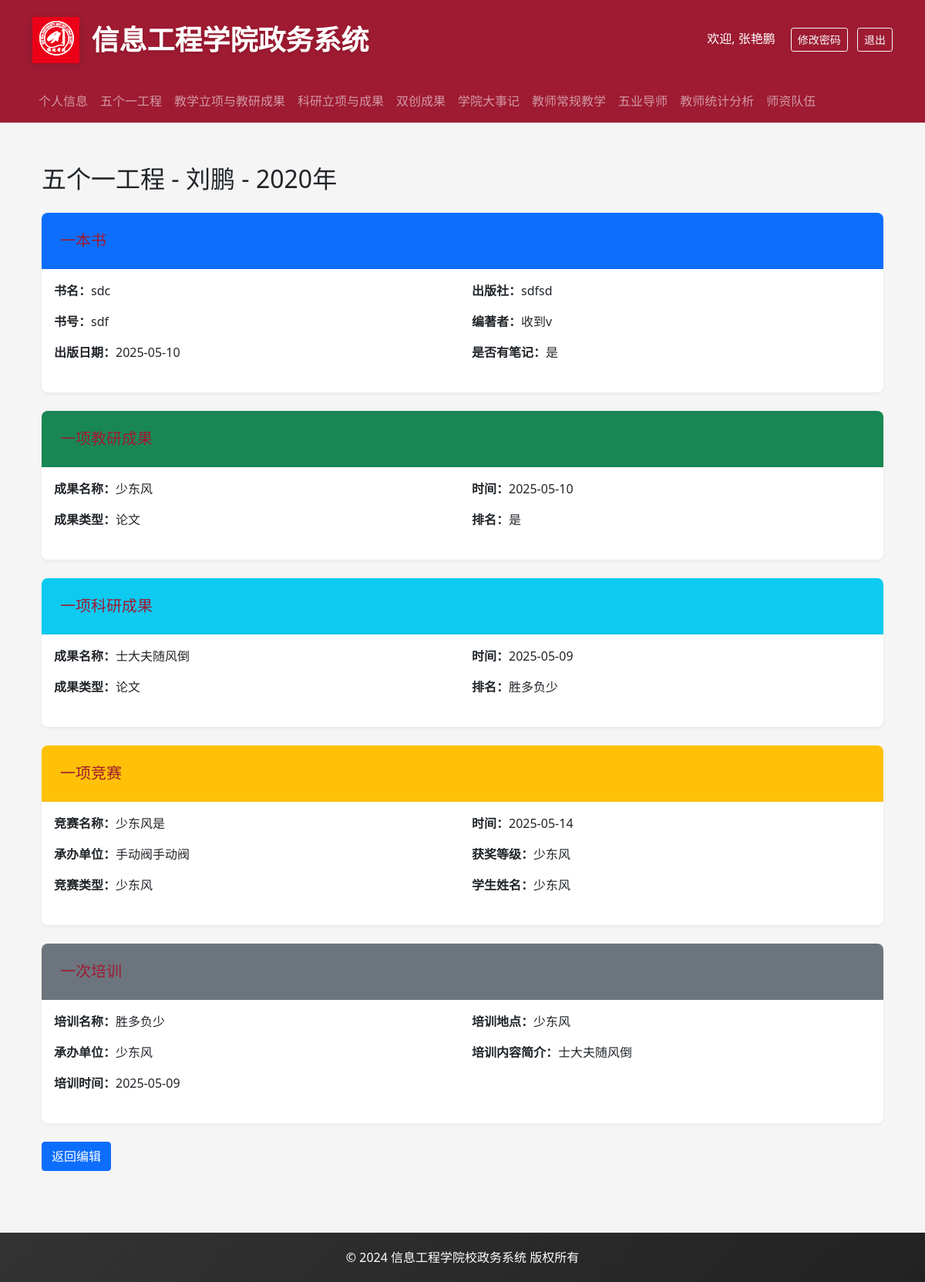
/view_five_one/2020?teacher_id=38 (signed in), run on the app's committed database.
### backend/models.py (models this page shows, shortened)
class User(UserMixin, db.Model):
    __tablename__ = 'users'
    id = db.Column(db.Integer, primary_key=True)
    username = db.Column(db.String(80), unique=True, nullable=False)
    password_hash = db.Column(db.String(128))
    role = db.Column(db.String(20), nullable=False)  # admin, teacher, student
    name = db.Column(db.String(80))
    gender = db.Column(db.String(10))
    birth_date = db.Column(db.Date)
    email = db.Column(db.String(120), unique=True)
    phone = db.Column(db.String(20))
    employee_number = db.Column(db.String(20))
    ethnicity = db.Column(db.String(50))  # 民族
    id_number = db.Column(db.String(18))  # 身份证号
    political_status = db.Column(db.String(50))  # 政治面貌
    party_join_date = db.Column(db.Date)  # 入党时间
    party_branch = db.Column(db.String(100))  # 所属党支部
    hometown = db.Column(db.String(100))  # 籍贯
    address = db.Column(db.String(200))  # 家庭住址
    education_level = db.Column(db.String(50))  # 学历
    education_date = db.Column(db.Date)  # 获得学历时间
    degree = db.Column(db.String(50))  # 学位
    degree_date = db.Column(db.Date)  # 获得学位时间
    bachelor_school = db.Column(db.String(100))  # 本科毕业学校
    master_school = db.Column(db.String(100))  # 硕士毕业学校
    phd_school = db.Column(db.String(100))  # 博士毕业学校
    major = db.Column(db.String(100))  # 专业
    teaching_group = db.Column(db.String(100))  # 教研室
    is_dual_teacher = db.Column(db.String(10))  # 是否双师
    award_title = db.Column(db.String(100))  # 获得奖励称号
    talent_title = db.Column(db.String(100))  # 人才称号
    research_direction = db.Column(db.String(200))  # 研究方向
    work_start_date = db.Column(db.Date)  # 入校时间
    career_start_date = db.Column(db.Date)  # 参加工作时间
    highest_title = db.Column(db.String(50))  # 最高级职称
    highest_title_date = db.Column(db.Date)  # 获得最高级职称时间
    position = db.Column(db.String(50))  # 职务
    subject = db.Column(db.String(50))  # 学科
    department = db.Column(db.String(100))  # 所属院系
    photo_path = db.Column(db.String(200))  # 照片路径
    teaching_team = db.Column(db.String(100))  # 所属教学团队
    research_team = db.Column(db.String(100))  # 所属科研团队
    project_group = db.Column(db.String(100))  # 所属课题组
    hire_date = db.Column(db.Date)             # 入职日期

class FiveOneProject(db.Model):
    id = db.Column(db.Integer, primary_key=True)
    year = db.Column(db.Integer, nullable=False)
    teacher_id = db.Column(db.Integer, db.ForeignKey('users.id'), nullable=False)
    created_at = db.Column(db.DateTime, default=datetime.utcnow)
    updated_at = db.Column(db.DateTime, default=datetime.utcnow, onupdate=datetime.utcnow)
    teacher = db.relationship('User', backref='five_one_projects')
    book_records = db.relationship('BookRecord', backref='project', cascade='all, delete-orphan')
    teaching_records = db.relationship('TeachingRecord', backref='project', cascade='all, delete-orphan')
    research_records = db.relationship('ResearchRecord', backref='project', cascade='all, delete-orphan')
    competition_records = db.relationship('CompetitionRecord', backref='project', cascade='all, delete-orphan')
    training_records = db.relationship('TrainingRecord', backref='project', cascade='all, delete-orphan')

class BookRecord(db.Model):
    id = db.Column(db.Integer, primary_key=True)
    project_id = db.Column(db.Integer, db.ForeignKey('five_one_project.id'), nullable=False)
    book_title = db.Column(db.String(200), nullable=False)
    book_number = db.Column(db.String(50))
    publish_date = db.Column(db.Date)
    publisher = db.Column(db.String(100))
    author = db.Column(db.String(100))
    has_notes = db.Column(db.Boolean, default=False)
    created_at = db.Column(db.DateTime, default=datetime.utcnow)

class TeachingRecord(db.Model):
    id = db.Column(db.Integer, primary_key=True)
    project_id = db.Column(db.Integer, db.ForeignKey('five_one_project.id'), nullable=False)
    achievement_name = db.Column(db.String(200), nullable=False)
    achievement_type = db.Column(db.String(50))
    achievement_date = db.Column(db.Date)
    achievement_ranking = db.Column(db.String(50))
    created_at = db.Column(db.DateTime, default=datetime.utcnow)

class ResearchRecord(db.Model):
    id = db.Column(db.Integer, primary_key=True)
    project_id = db.Column(db.Integer, db.ForeignKey('five_one_project.id'), nullable=False)
    achievement_name = db.Column(db.String(200), nullable=False)
    research_type = db.Column(db.String(50))
    research_date = db.Column(db.Date)
    research_ranking = db.Column(db.String(50))
    created_at = db.Column(db.DateTime, default=datetime.utcnow)

class CompetitionRecord(db.Model):
    id = db.Column(db.Integer, primary_key=True)
    project_id = db.Column(db.Integer, db.ForeignKey('five_one_project.id'), nullable=False)
    competition_name = db.Column(db.String(200), nullable=False)
    competition_organizer = db.Column(db.String(100))
    competition_type = db.Column(db.String(50))
    competition_date = db.Column(db.Date)
    award_level = db.Column(db.String(50))
    student_names = db.Column(db.String(200))
    created_at = db.Column(db.DateTime, default=datetime.utcnow)

class TrainingRecord(db.Model):
    id = db.Column(db.Integer, primary_key=True)
    project_id = db.Column(db.Integer, db.ForeignKey('five_one_project.id'), nullable=False)
    training_name = db.Column(db.String(200), nullable=False)
    training_organizer = db.Column(db.String(100))
    training_date = db.Column(db.Date)
    training_location = db.Column(db.String(100))
    training_description = db.Column(db.Text)
    created_at = db.Column(db.DateTime, default=datetime.utcnow)

### backend/app.py (the view, shortened to what this page needs)
@app.route('/view_five_one')
@app.route('/view_five_one/<int:year>')
@login_required
def view_five_one(year):
    try:
        if not year:
            year = datetime.now().year
        teacher_id = request.args.get('teacher_id',type=int)
        year = int(year)
        if can_view_all_five_one():
            if teacher_id:
                record = FiveOneProject.query.filter_by(year=year, teacher_id=teacher_id).first()
                if not record:
                    teacher_name = User.query.get(teacher_id).name
                    flash(f'{teacher_name}还未编辑{year}年信息','info')
                    return redirect(url_for('view_five_one', year=year, teacher_id=teacher_id))
                return render_template('view_five_one.html',record=record,year=year,teacher_id=teacher_id)
    except Exception as e:
        flash(f'获取数据时发生错误：{str(e)}', 'error')
        return redirect(url_for('five_one'))

### frontend/templates/view_five_one.html (shortened to what this page needs)
{% extends "base.html" %}
{% block content %}
<div class="container mt-4">
    <h2 class="mb-4">五个一工程 - {{record.teacher.name}} - {{record.year}}年</h2>
    <div class="card mb-4">
        <div class="card-header bg-primary text-white">
            <h5 class="card-title mb-0">一本书</h5>
        </div>
        <div class="card-body">
            {% for book in record.book_records %}
            <div class="row mb-2">
                <div class="col-md-6">
                    <p><strong>书名：</strong>{{ book.book_title }}</p>
                    <p><strong>书号：</strong>{{ book.book_number }}</p>
                    <p><strong>出版日期：</strong>{{ book.publish_date }}</p>
                </div>
                <div class="col-md-6">
                    <p><strong>出版社：</strong>{{ book.publisher }}</p>
                    <p><strong>编著者：</strong>{{ book.author }}</p>
                    <p><strong>是否有笔记：</strong>{{ '是' if book.has_notes else '否' }}</p>
                </div>
            </div>
            {% else %}
            <p class="text-muted">暂无记录</p>
            {% endfor %}
        </div>
    </div>
    <div class="card mb-4">
        <div class="card-header bg-success text-white">
            <h5 class="card-title mb-0">一项教研成果</h5>
        </div>
        <div class="card-body">
            {% for t in record.teaching_records %}
            <div class="row mb-2">
                <div class="col-md-6">
                    <p><strong>成果名称：</strong>{{ t.achievement_name }}</p>
                    <p><strong>成果类型：</strong>{{ t.achievement_type }}</p>
                </div>
                <div class="col-md-6">
                    <p><strong>时间：</strong>{{ t.achievement_date }}</p>
                    <p><strong>排名：</strong>{{ t.achievement_ranking }}</p>
                </div>
            </div>
            {% else %}
            <p class="text-muted">暂无记录</p>
            {% endfor %}
        </div>
    </div>
    <div class="card mb-4">
        <div class="card-header bg-info text-white">
            <h5 class="card-title mb-0">一项科研成果</h5>
        </div>
        <div class="card-body">
            {% for r in record.research_records %}
            <div class="row mb-2">
                <div class="col-md-6">
                    <p><strong>成果名称：</strong>{{ r.achievement_name }}</p>
                    <p><strong>成果类型：</strong>{{ r.research_type }}</p>
                </div>
                <div class="col-md-6">
                    <p><strong>时间：</strong>{{ r.research_date }}</p>
                    <p><strong>排名：</strong>{{ r.research_ranking }}</p>
                </div>
            </div>
            {% else %}
            <p class="text-muted">暂无记录</p>
            {% endfor %}
        </div>
    </div>
    <div class="card mb-4">
        <div class="card-header bg-warning text-dark">
            <h5 class="card-title mb-0">一项竞赛</h5>
        </div>
        <div class="card-body">
            {% for c in record.competition_records %}
            <div class="row mb-2">
                <div class="col-md-6">
                    <p><strong>竞赛名称：</strong>{{ c.competition_name }}</p>
                    <p><strong>承办单位：</strong>{{ c.competition_organizer }}</p>
                    <p><strong>竞赛类型：</strong>{{ c.competition_type }}</p>
                </div>
                <div class="col-md-6">
                    <p><strong>时间：</strong>{{ c.competition_date }}</p>
                    <p><strong>获奖等级：</strong>{{ c.award_level }}</p>
                    <p><strong>学生姓名：</strong>{{ c.student_names }}</p>
                </div>
            </div>
            {% else %}
            <p class="text-muted">暂无记录</p>
            {% endfor %}
        </div>
    </div>
    <div class="card mb-4">
        <div class="card-header bg-secondary text-white">
            <h5 class="card-title mb-0">一次培训</h5>
        </div>
        <div class="card-body">
            {% for t in record.training_records %}
            <div class="row mb-2">
                <div class="col-md-6">
                    <p><strong>培训名称：</strong>{{ t.training_name }}</p>
                    <p><strong>承办单位：</strong>{{ t.training_organizer }}</p>
                    <p><strong>培训时间：</strong>{{ t.training_date }}</p>
                </div>
                <div class="col-md-6">
                    <p><strong>培训地点：</strong>{{ t.training_location }}</p>
                    <p><strong>培训内容简介：</strong>{{ t.training_description }}</p>
                </div>
            </div>
            {% else %}
            <p class="text-muted">暂无记录</p>
            {% endfor %}
        </div>
    </div>
    <div class="mt-4">
        <a href="{{ url_for('five_one') }}" class="btn btn-primary">返回编辑</a>
    </div>
</div>
{% endblock %}

### frontend/templates/base.html (shortened to what this page needs)
<!DOCTYPE html>
<html lang="zh">
<head>
    <link href="https://cdn.jsdelivr.net/npm/bootstrap@5.1.3/dist/css/bootstrap.min.css" rel="stylesheet">
    <link rel="stylesheet" href="https://cdn.jsdelivr.net/npm/bootstrap-icons@1.8.1/font/bootstrap-icons.css">
</head>
<body>
    <header class="header">
        <div class="container">
            <div class="d-flex align-items-center justify-content-between">
                <div class="d-flex align-items-center">
                    <img src="{{ url_for('static', filename='logo.png') }}" alt="信息工程学院" class="logo me-3">
                    <h1>信息工程学院政务系统</h1>
                </div>
                {% if current_user.is_authenticated %}
                <div>
                    <span class="text-white me-3">欢迎, {{ current_user.name }}</span>
                    <button class="btn btn-outline-light btn-sm me-2" data-bs-toggle="modal" data-bs-target="#changePasswordModal">
                        修改密码
                    </button>
                    <a href="{{ url_for('logout') }}" class="btn btn-outline-light btn-sm">退出</a>
                </div>
                {% endif %}
            </div>
        </div>
    </header>
    {% if current_user.is_authenticated %}
    <nav class="navbar navbar-expand-lg navbar-dark bg-danger">
        <div class="container">
            <div class="collapse navbar-collapse" id="navbarNav">
                <ul class="navbar-nav me-auto">
                    <li class="nav-item">
                        <a class="nav-link {% if request.endpoint == 'profile' %}active{% endif %}" href="{{ url_for('profile') }}">个人信息</a>
                    </li>
                    <li class="nav-item">
                        <a class="nav-link {% if request.endpoint == 'five_one' %}active{% endif %}" href="{{ url_for('five_one') }}">五个一工程</a>
                    </li>
                    <li class="nav-item">
                        <a class="nav-link {% if request.endpoint == 'teaching_research' %}active{% endif %}" href="{{ url_for('teaching_research') }}">教学立项与教研成果</a>
                    </li>
                    <li class="nav-item">
                        <a class="nav-link {% if request.endpoint == 'scientific_research' %}active{% endif %}" href="{{ url_for('scientific_research') }}">科研立项与成果</a>
                    </li>
                    <li class="nav-item">
                        <a class="nav-link {% if request.endpoint == 'innovation_achievements' %}active{% endif %}" href="{{ url_for('innovation_achievements') }}">双创成果</a>
                    </li>
                    <li class="nav-item">
                        <a class="nav-link {% if request.endpoint == 'college_events' %}active{% endif %}" href="{{ url_for('college_events') }}">学院大事记</a>
                    </li>
                    <li class="nav-item">
                        <a class="nav-link {% if request.endpoint == 'teacher_teaching' %}active{% endif %}" href="{{ url_for('teacher_teaching') }}">教师常规教学</a>
                    </li>
                    <li class="nav-item">
                        <a class="nav-link {% if request.endpoint == 'five_one_mentor' %}active{% endif %}" href="{{ url_for('five_one_mentor') }}">五业导师</a>
                    </li>
                    <li class="nav-item">
                        <a class="nav-link {% if request.endpoint == 'teacher_statistics' %}active{% endif %}" href="{{ url_for('teacher_statistics') }}">教师统计分析</a>
                    </li>
                    {% if current_user.username in ['张艳鹏', '王鹏', '高日月'] %}
                    <li class="nav-item">
                        <a class="nav-link {% if request.endpoint == 'faculty_team' %}active{% endif %}" href="{{ url_for('faculty_team') }}">师资队伍</a>
                    </li>
                    {% endif %}
                </ul>
            </div>
        </div>
    </nav>
    {% endif %}
    <div class="content-wrapper">
        <div class="container">
            {% block content %}{% endblock %}
        </div>
    </div>
    <footer class="footer">
        <div class="container text-center">
            <p class="mb-0">© 2024 信息工程学院校政务系统 版权所有</p>
        </div>
    </footer>
</body>
</html>

### data on the page
User: name "张艳鹏"
User: teacher.name "刘鹏"
FiveOneProject: year "2020"
BookRecord: book_title "sdc", book_number "sdf", publish_date "2025-05-10", publisher "sdfsd", author "收到v", has_notes "是"
TeachingRecord: achievement_name "少东风", achievement_type "论文", achievement_date "2025-05-10", achievement_ranking "是"
ResearchRecord: achievement_name "士大夫随风倒", research_type "论文", research_date "2025-05-09", research_ranking "胜多负少"
CompetitionRecord: competition_name "少东风是", competition_organizer "手动阀手动阀", competition_type "少东风", competition_date "2025-05-14", award_level "少东风", student_names "少东风"
TrainingRecord: training_name "胜多负少", training_organizer "少东风", training_date "2025-05-09", training_location "少东风", training_description "士大夫随风倒"
